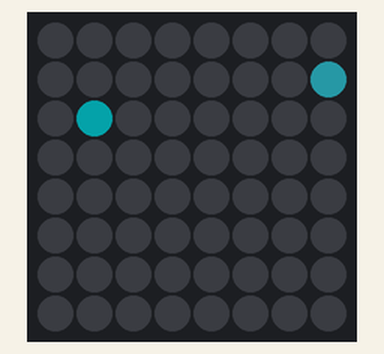
The sketch below on a simulated ESP32. On the bench: 8×8 RGB LED matrix (first LED top left, wired row by row). Dim RGB values are drawn brighter than linear; random numbers use the default seed unless the sketch sets one.

Above: at 0.15 s.
At 5.05 s:
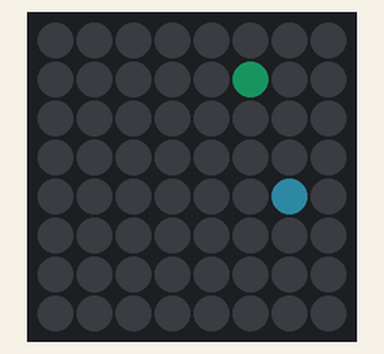
At 9.94 s:
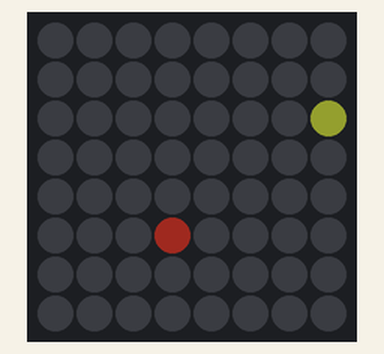
At 19.72 s:
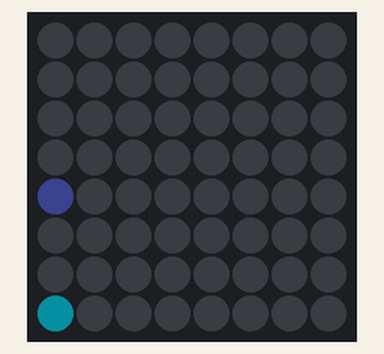
At 29.51 s:
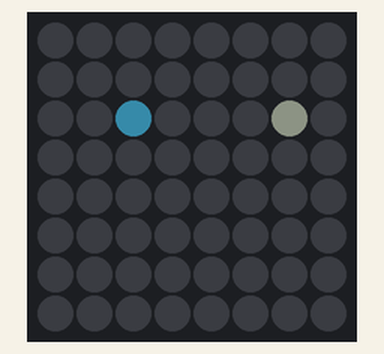
At 39.29 s:
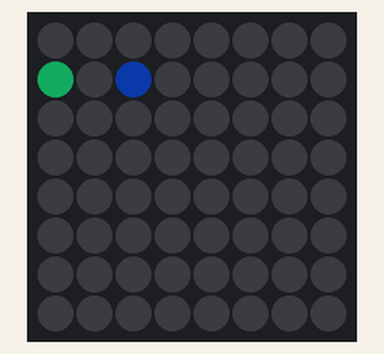

The sketch:

test3.ino
```cpp
#include <FastLED.h>

#define NUM_LEDS 64
#define LED_PIN 27

#define WIDTH 8
#define HEIGHT 8

CRGB leds[NUM_LEDS];

void setup() {
  FastLED.addLeds<WS2812B, LED_PIN, GRB>(leds, NUM_LEDS);
  FastLED.setBrightness(50);
}

void loop() {
//  fill_gradient_RGB(leds, NUM_LEDS, CRGB::Magenta, CRGB::Yellow);
//  FastLED.show();
//  delay(500);
//
//  fill_gradient_RGB(leds, NUM_LEDS, CRGB::Red, CRGB::Yellow, CRGB::Green, CRGB::Blue);
//  FastLED.show();
//  delay(500);
//
//  fill_rainbow(leds, NUM_LEDS, 0, 255 / NUM_LEDS);
//  FastLED.show();
//  delay(500);
   glitter_2(10);

//   glitter_3(10);
//  for(int i = 0; i < NUM_LEDS; i++){
//    leds[i] = CRGB::Red;
//    FastLED.show();
//    delay(1);
//    leds[i] = CRGB::Black;
//  }
//
//
//  for(int i = NUM_LEDS - 1; i >= 0; i--){
//    leds[i] = CRGB::Red;
//    FastLED.show();
//    delay(1);
//    leds[i] = CRGB::Black;
//  }
}

void glitter_2(int del){
  uint8_t x = random(0, WIDTH);
  uint8_t y = random(0, HEIGHT);
  uint8_t x_1 = random(0, WIDTH);
  uint8_t y_1 = random(0, HEIGHT);
  leds[x + y * WIDTH] = random(0, 0xffffff);
  leds[x_1 + y_1 * WIDTH] = random(0, 0xffffff);
  FastLED.show();
  delay(del);
  leds[x + y * WIDTH] = CRGB::Black;
  leds[x_1 + y_1 * WIDTH] = CRGB::Black;
}


void glitter_3(int del){
  uint8_t x = random(0, WIDTH);
  uint8_t y = random(0, HEIGHT);
  uint8_t x_1 = random(0, WIDTH);
  uint8_t y_1 = random(0, HEIGHT);
  leds[x + y * WIDTH] = random(0, 0xffffff);
  leds[x_1 + y_1 * WIDTH] = random(0, 0xffffff);
  FastLED.show();
  delay(del);
  uint8_t x_2 = random(0, WIDTH);
  uint8_t y_2 = random(0, HEIGHT);
  leds[x_2 + y_2 * WIDTH] = CRGB::Black;
}
```
